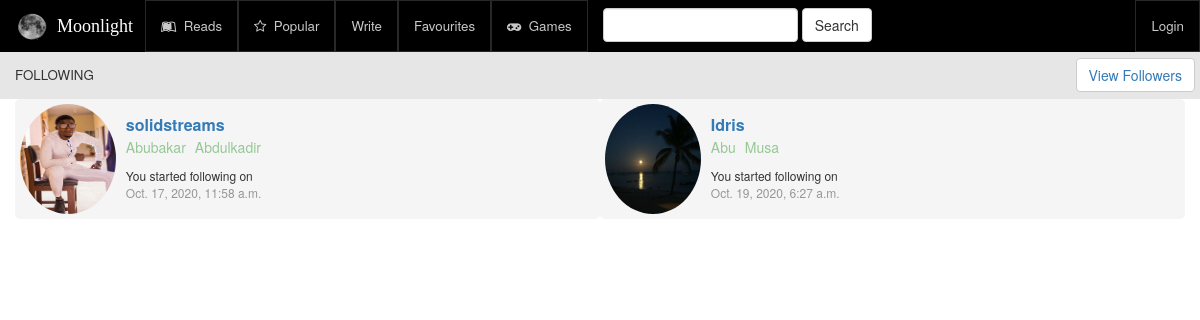
Screenshot of /following/mpape with the database file from the repository.
### writeups/models.py (models this page shows, shortened)
class Bio(models.Model):
    author = models.ForeignKey(User, on_delete=models.CASCADE)
    bio = models.TextField(null=True)
    school = models.CharField(max_length=250, null=True)
    age = models.IntegerField(null=True)
    quote = models.TextField(null=True)
    genre = models.CharField(max_length=250, null=True)
    mobile_no = models.CharField(max_length=250, null=True)
    photo = models.FileField(blank=True)

class Follow(models.Model):
    follower = models.ForeignKey(User, on_delete=models.CASCADE)
    follow = models.CharField(max_length=250, blank=False)
    time = models.DateTimeField(auto_now_add=True)

### writeups/views.py (the view)
# urls.py: path('following/<username>', views.Following.as_view(), name='followings'),
class Following(View):
    def get(self, request, username):
        authors = []
        follows = Follow.objects.filter(follower__username=username)
        for follow_obj in follows:
            user = User.objects.get(username=follow_obj.follow)
            bio = Bio.objects.get(author__username=follow_obj.follow)
            time = follow_obj.time
            each = {
                'bio': bio,
                'user': user,
                'time': time
            }
            authors.append(each)
        paginator = Paginator(authors, 30)
        page_no = request.GET.get('page')
        page = paginator.get_page(page_no)
        context = {
            'authors': page,
            'requested_user': username
        }
        return render(request, 'writeups/followings.html', context)

### writeups/templates/writeups/followings.html (shortened to what this page needs)
{% extends 'writeups/base_follow.html' %}
{% load static %}
{% block head_title %}
	FOLLOWING
	<div class="right-side btn btn-default"> <a  href="{% url 'writeups:followers' requested_user%}"> View Followers </a></div>
{% endblock %}
{% block follow_text %}
	You started following on
{% endblock %}

### writeups/templates/writeups/base_follow.html (shortened to what this page needs)
{% extends 'writeups/base.html' %}
{% load static %}
{% block css %}
	 <link rel="stylesheet" type="text/css" href="{% static 'writeups/css/followings.css' %}"/>
{% endblock %}
{% block mainBody %}
{% if authors %}
	{% for author in authors %}
		<div class="body-body">
			<div class="each-author col-xs-12 col-sm-6 col-md-6 col-lg-6">
				<div class="col-xs-3 col-sm-3 col-md-2 col-lg-2 img-outer">
					<div class="img-cont">
						{% if author.bio.photo %}
							<img src='{{author.bio.photo.url}}' class="fol-img img-circle" />
						{% else %}
							<img src='{% static 'writeups/images/default.jpg' %}' class="fol-img img-circle" />
						{% endif %}
					</div>
				</div>
				<div class="col-xs-9 col-sm-9 col-md-10 col-lg-10 follow-detail">
					<a href="{% url 'writeups:dashboard' author.user.username %}"><div class='username'>{{author.user.username}}</div> </a>
					<div class='firstname'> {{author.user.first_name}} </div>
					<div class="lastname"> {{author.user.last_name}} </div>
					<div class="followed-text"> {% block follow_text %} {% endblock %}</div>
					<div class="followed-date"> {{author.time}}</div>
				</div>
			</div>
		</div>
	{% endfor %}
{% else %}
	<div class='alert alert-info'>
        {% block statement %}
        {% endblock statement %}
	</div>
{% endif %}
{% endblock %}

### writeups/static/writeups/css/base.css (style rules this page uses)
a { text-decoration: none; }

### writeups/static/writeups/css/followings.css (style rules this page uses)
a { text-decoration: none; }
.each-author { background-color: rgb(245, 245, 245); padding: 5px; border-radius: 5px }
.img-cont { width: 100%; height: 110px; padding: 0px; }
.img-outer { padding: 0px }
.fol-img { height: 100%; width: 100%; }
.username { font-size: 12pt; font-weight: bolder; }
.firstname, .lastname { display: inline-block; color: rgb(150, 200, 150) }
.lastname { margin-left: 5px; }
.followed-text { font-size: 9pt; margin-top: 10px; }
.followed-date { font-size: 9pt; color: rgb(150, 150, 150) }
.follow-detail { padding: 10px; }
.right-side { position: absolute; right: 5px; margin-top: -7px; }

### rows the page displays
Bio: bio.photo (picture), user.username "solidstreams", user.first_name "Abubakar", user.last_name "Abdulkadir", time "Oct. 17, 2020, 11:58 a.m."
Bio: user.username "Idris", user.first_name "Abu", user.last_name "Musa", time "Oct. 19, 2020, 6:27 a.m."
